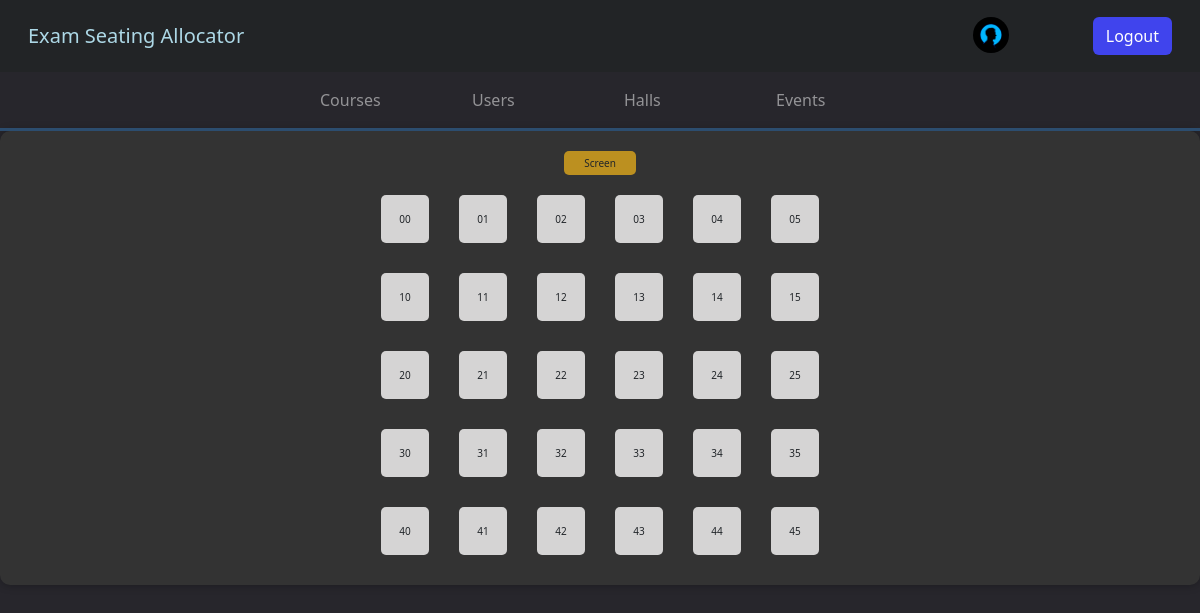
Page /view_hall_layout/23 (signed in) on the committed database.
### api/models.py (models this page shows)
class User(AbstractUser):
    user_type = models.CharField(max_length=20, choices=USER_TYPES)
    user_image = models.ImageField(
        upload_to="Users",
    )
    groups = models.ManyToManyField(Group, related_name="api_users")
    user_permissions = models.ManyToManyField(Permission, related_name="api_users")

class HallRowSpaces(models.Model):
    hall = models.ForeignKey(
        Hall, on_delete=models.CASCADE, related_name="rowspaces", blank=True
    )
    rowAfter = models.IntegerField(blank=True)
    is_space = models.BooleanField(default=False)

class HallColumnSpaces(models.Model):
    hall = models.ForeignKey(
        Hall, on_delete=models.CASCADE, related_name="columnspaces", blank=True
    )
    columnAfter = models.IntegerField(blank=True)
    is_space = models.BooleanField(default=False)

### api/views.py (the view)
# urls.py: path("view_hall_layout/<id>", viewhalllayout, name="view_hall_layout"),
@user_passes_test(is_admin, login_url="login_page")
def viewhalllayout(request, id):
    hall = Hall.objects.get(id=id)
    hallcolumnspaces = hall.columnspaces.all()
    hallrowspaces = hall.rowspaces.all()
    seatNumbers = hall.seats.all()
    context = {
        "style": "view_hall_layout",
        "jslink": "view_hall_layout",
        "homeurl": "admin_home",
        "hall": hall,
        "hallRows": range(0, hall.rows),
        "hallColumns": range(0, hall.columns),
        "seatNumbers": seatNumbers,
        "hallColumnSpaces": hallcolumnspaces,
        "hallRowSpaces": hallrowspaces,
    }
    return render(request, "viewHallLayout.html", context)

### api/views.py (called while the page is built)
def is_admin(user):
    return user.groups.filter(name="RTEs").exists()

### api/templates/viewHallLayout.html (shortened to what this page needs)
{%extends "base.html"%} {%block start%} {% csrf_token %}
<div class="hall">
  <div class="screen">Screen</div>
  {%for row_number in hallRowSpaces %}
      <div class="row">
        {% for hallColumnSpace in hallColumnSpaces %}
         {%for seatNumber in seatNumbers%}
            {%if seatNumber.row == row_number.rowAfter and seatNumber.column == hallColumnSpace.columnAfter%}
              <div class="seat{% if seatNumber.is_deleted %}deleted{% endif %}">
                  {{row_number.rowAfter}}{{hallColumnSpace.columnAfter}}
              </div>
            {%endif%}
          {%endfor%}
        {% endfor %}
      </div>
    {% endfor %}
  </div>
{%endblock%}

### api/templates/base.html (shortened to what this page needs)
<!DOCTYPE html>
<html>
  <head>
    {% load static %}
    <link
      rel="stylesheet"
      type="text/css"
      href="{% static 'myapp/Styles/base' %}.css"
    />
    <link rel="stylesheet" href="https://maxcdn.bootstrapcdn.com/bootstrap/4.5.2/css/bootstrap.min.css">
    <link
      href="https://cdn.jsdelivr.net/npm/bootstrap@5.3.1/dist/css/bootstrap.min.css"
      rel="stylesheet"
    />
    {% if style %}
    <link
      rel="stylesheet"
      type="text/css"
      href="{% static 'myapp/Styles/'|add:style %}.css"
    />
    {% endif %}
  </head>
  <body style="background-color:#27262C;">
    <nav class="navbar dark p-3 " style="background:#222426">
      <div class="container-fluid">
        <a href="{% if homeurl == "login_page" %} /
        {%else%}
        /{{homeurl}}/
        {%endif%}" class="navbar-brand" style="color:lightblue">Exam Seating Allocator</a>
        <form class="d-flex" role="search">
          {%if request.user.is_authenticated%}
              <a class="nav-link" href="/{{homeurl}}/" >
                  <img src="/media/{{user.user_image}}" alt="Profile Picture" class = "navProfile" >
              </a>
          <a href="/logout/" class="btn" style="background:#4044ED; color:white;" type="submit">Logout</a>
          {%endif%}
        </form>
      </div>
    </nav>
    {% if homeurl == "admin_home" %}
    <nav class="navbar navbar-expand-md navbar-dark" style="border-style: none none solid none; border-color: #2C4D6F;">
        <div class="container">
          <div class="collapse navbar-collapse" id="navbarNavDropdown">
            <ul class="navbar-nav mx-auto">
              <li class="nav-item">
                <a class="nav-link mx-3 {%if page_url%}{%if page_url == "course"%}active{%endif%}{%endif%}" aria-current="page" href="/view_courses/">Courses</a>
              </li>
              <li class="nav-item">
                <a class="nav-link mx-3 {%if page_url%}{%if page_url == "user"%}active{%endif%}{%endif%}" href="/view_users/">Users</a>
              </li>
              <li class="nav-item">
                <a class="nav-link mx-3 {%if page_url%}{%if page_url == "hall"%}active{%endif%}{%endif%}" href="/view_halls/">Halls</a>
              </li>
              <li class="nav-item">
                <a class="nav-link mx-3 {%if page_url%}{%if page_url == "event"%}active{%endif%}{%endif%}" href="/admin_events_view/">Events</a>
              </li>
            </ul>
          </div>
        </div>
      </nav>
      {%endif%}
    {% block start %} {% endblock %}
  </body>
</html>

### static/myapp/Styles/base.css (style rules this page uses)
.navProfile { width: 36px; height: 36px; object-fit: cover; border-radius: 50%; margin-right: 20px; }
@media screen and (min-width: 777px) { .nav-link { padding: 18px 0; min-width: 120px; } }
@media screen and (min-width: 777px) { .navbar { padding: 0; } }

### static/myapp/Styles/view_hall_layout.css (style rules this page uses)
.hall { display: flex; flex-direction: column; align-items: center; gap: 10px; background-color: #333; border-radius: 10px; box-shadow: 0 0 10px rgba(0, 0, 0, 0.3); padding: 20px; box-sizing: border-box; overflow: auto; }
.screen { width: 6vw; height: 2vw; border-radius: 5px; background-color: #bc9020; font-size: 10px; padding: 0; text-align: center; transition: background-color 0.3s; display: flex; justify-content: center; align-items: center; }
.row { gap: 30px; flex-wrap: nowrap; display: flex; margin: 10px; }
.seat { width: 4vw; height: 4vw; border-radius: 5px; background-color: #d5d4d4; font-size: 10px; padding: 0; text-align: center; transition: background-color 0.3s; display: flex; justify-content: center; align-items: center; }

### rows in the picture
User: user_image (placeholder picture)
HallRowSpaces: rowAfter "0"
HallColumnSpaces: columnAfter "0"
HallColumnSpaces: columnAfter "1"
HallColumnSpaces: columnAfter "2"
HallColumnSpaces: columnAfter "3"
HallColumnSpaces: columnAfter "4"
HallColumnSpaces: columnAfter "5"
HallRowSpaces: rowAfter "1"
HallRowSpaces: rowAfter "2"
HallRowSpaces: rowAfter "3"
HallRowSpaces: rowAfter "4"
